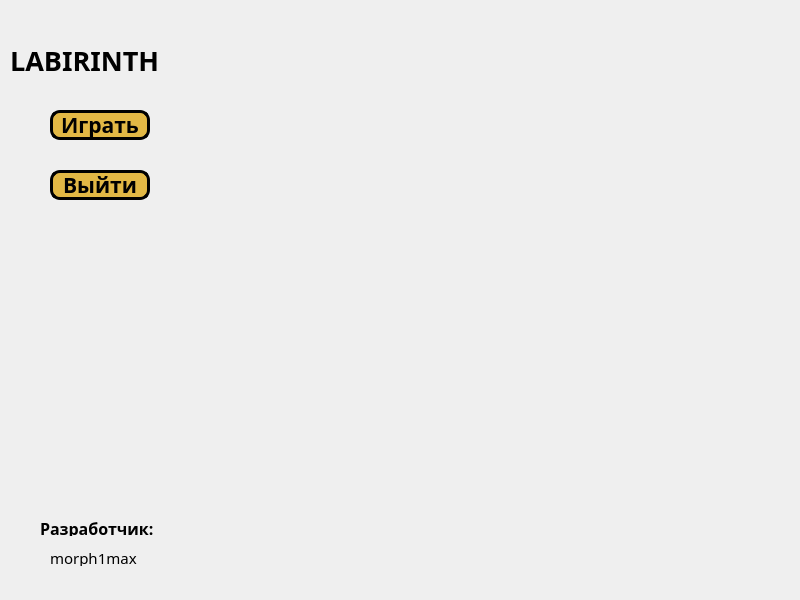
<?xml version="1.0" encoding="UTF-8"?>
<ui version="4.0">
 <class>main_window</class>
 <widget class="QDialog" name="main_window">
  <property name="geometry">
   <rect>
    <x>0</x>
    <y>0</y>
    <width>800</width>
    <height>600</height>
   </rect>
  </property>
  <property name="windowTitle">
   <string>Dialog</string>
  </property>
  <widget class="QPushButton" name="btn_play">
   <property name="geometry">
    <rect>
     <x>50</x>
     <y>110</y>
     <width>100</width>
     <height>30</height>
    </rect>
   </property>
   <property name="font">
    <font>
     <family>OCR A Std</family>
     <pointsize>16</pointsize>
     <weight>75</weight>
     <bold>true</bold>
    </font>
   </property>
   <property name="styleSheet">
    <string notr="true">background-color: rgb(226, 184, 69);
border: 3px solid black;
border-radius: 10px;</string>
   </property>
   <property name="text">
    <string>Играть</string>
   </property>
  </widget>
  <widget class="QPushButton" name="btn_exit">
   <property name="geometry">
    <rect>
     <x>50</x>
     <y>170</y>
     <width>100</width>
     <height>30</height>
    </rect>
   </property>
   <property name="font">
    <font>
     <family>OCR A Std</family>
     <pointsize>16</pointsize>
     <weight>75</weight>
     <italic>false</italic>
     <bold>true</bold>
    </font>
   </property>
   <property name="styleSheet">
    <string notr="true">background-color: rgb(226, 184, 69);
border: 3px solid black;
border-radius: 10px;</string>
   </property>
   <property name="text">
    <string>Выйти</string>
   </property>
  </widget>
  <widget class="QLabel" name="label_labirinth">
   <property name="geometry">
    <rect>
     <x>10</x>
     <y>40</y>
     <width>181</width>
     <height>41</height>
    </rect>
   </property>
   <property name="font">
    <font>
     <family>OCR A Std</family>
     <pointsize>20</pointsize>
     <weight>75</weight>
     <bold>true</bold>
    </font>
   </property>
   <property name="styleSheet">
    <string notr="true"/>
   </property>
   <property name="text">
    <string>LABIRINTH</string>
   </property>
  </widget>
  <widget class="QLabel" name="img_labirinth">
   <property name="geometry">
    <rect>
     <x>201</x>
     <y>0</y>
     <width>600</width>
     <height>600</height>
    </rect>
   </property>
   <property name="text">
    <string/>
   </property>
   <property name="pixmap">
    <pixmap>labirinth.png</pixmap>
   </property>
  </widget>
  <widget class="QLabel" name="label_developer">
   <property name="geometry">
    <rect>
     <x>40</x>
     <y>520</y>
     <width>121</width>
     <height>16</height>
    </rect>
   </property>
   <property name="font">
    <font>
     <family>OCR A Std</family>
     <pointsize>12</pointsize>
     <weight>75</weight>
     <bold>true</bold>
    </font>
   </property>
   <property name="text">
    <string>Разработчик:</string>
   </property>
  </widget>
  <widget class="QLabel" name="label_morph1max">
   <property name="geometry">
    <rect>
     <x>50</x>
     <y>550</y>
     <width>101</width>
     <height>16</height>
    </rect>
   </property>
   <property name="font">
    <font>
     <family>OCR A Std</family>
     <pointsize>11</pointsize>
    </font>
   </property>
   <property name="text">
    <string>morph1max</string>
   </property>
  </widget>
 </widget>
 <resources/>
 <connections/>
</ui>
